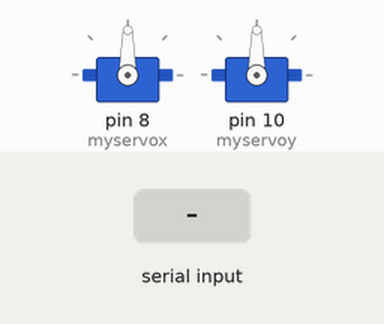
Bench run of a sketch on a simulated Arduino Uno, built with avr-gcc and run on an emulated ATmega328P. Shown: 2 × servo. The inputs (shaded band) are chosen by the test bench.

Above: at 1.2 s.
1.3 s: "90,45\n" received over Serial
At 1.6 s:
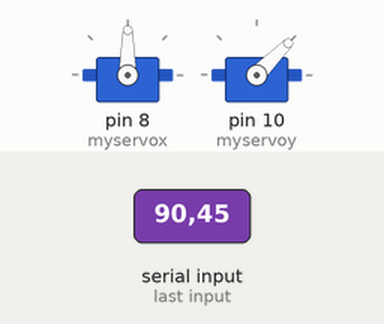
4.3 s: "30,150\n" received over Serial
At 5.1 s:
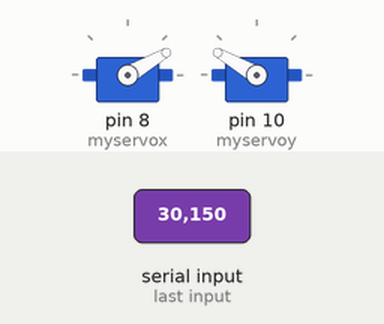
7.3 s: "90\n" received over Serial
At 9.2 s:
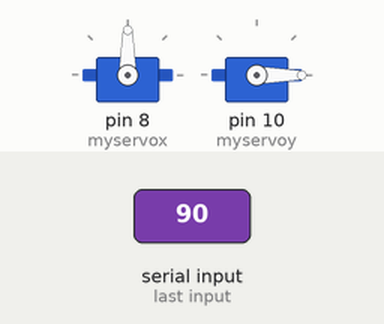
9.8 s: "200\n" received over Serial
At 11.1 s:
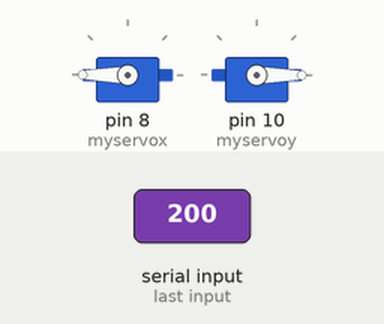
12.3 s: "1,90\n" received over Serial
At 13.5 s:
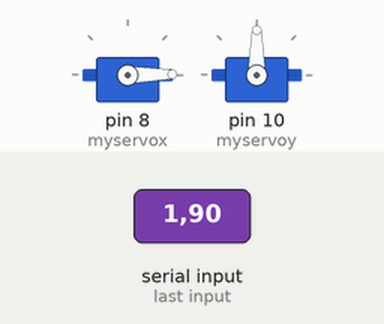
15.3 s: "1,90,45\n" received over Serial
At 16.6 s:
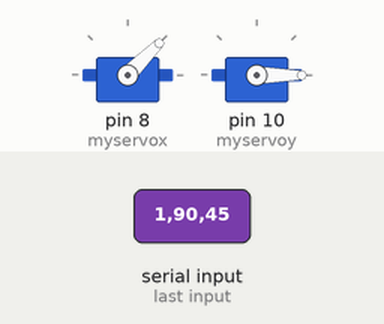
Timing chart, 0 to 18.3 s (numbered marks = the images above; inputs shaded):
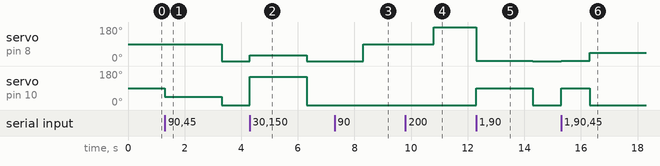

Measured:
- after the input at 1.3 s, servo on pin 8 (myservox): 90° → 0° after 2.0 s; servo on pin 10 (myservoy): 90° → 45° at once, → 0° 2.0 s later
- after the input at 4.3 s, servo on pin 8 (myservox): 0° → 30° at once, → 0° 2.0 s later; servo on pin 10 (myservoy): 0° → 150° at once, → 0° 2.0 s later
- after the input at 7.3 s, servo on pin 8 (myservox): 0° → 90° after 1.0 s
- after the input at 9.8 s, servo on pin 8 (myservox): 90° → 180° after 1.0 s
- after the input at 12.3 s, servo on pin 8 (myservox): 180° → 1° at once, → 0° 2.0 s later; servo on pin 10 (myservoy): 0° → 90° at once, → 0° 2.0 s later
- after the input at 15.3 s, servo on pin 8 (myservox): 0° → 1° at once, → 45° 1.0 s later; servo on pin 10 (myservoy): 0° → 90° at once, → 0° 1.0 s later

The sketch:

servos_arduino_code.ino
```cpp
#include <Servo.h>
Servo myservox;
Servo myservoy;
String inByte;
int posx, posy;
void setup() {
  myservox.attach(8); //attach servo x to pin 8
  myservoy.attach(10); //attach servo y to pin 10
  Serial.begin(9600);
}

void loop()
{
  if(Serial.available())  // if data available in serial port
    {
    posx = Serial.parseInt();
    posy = Serial.parseInt();
    // move servo
    myservox.write(posx);
    myservoy.write(posy);
    }

}
```
